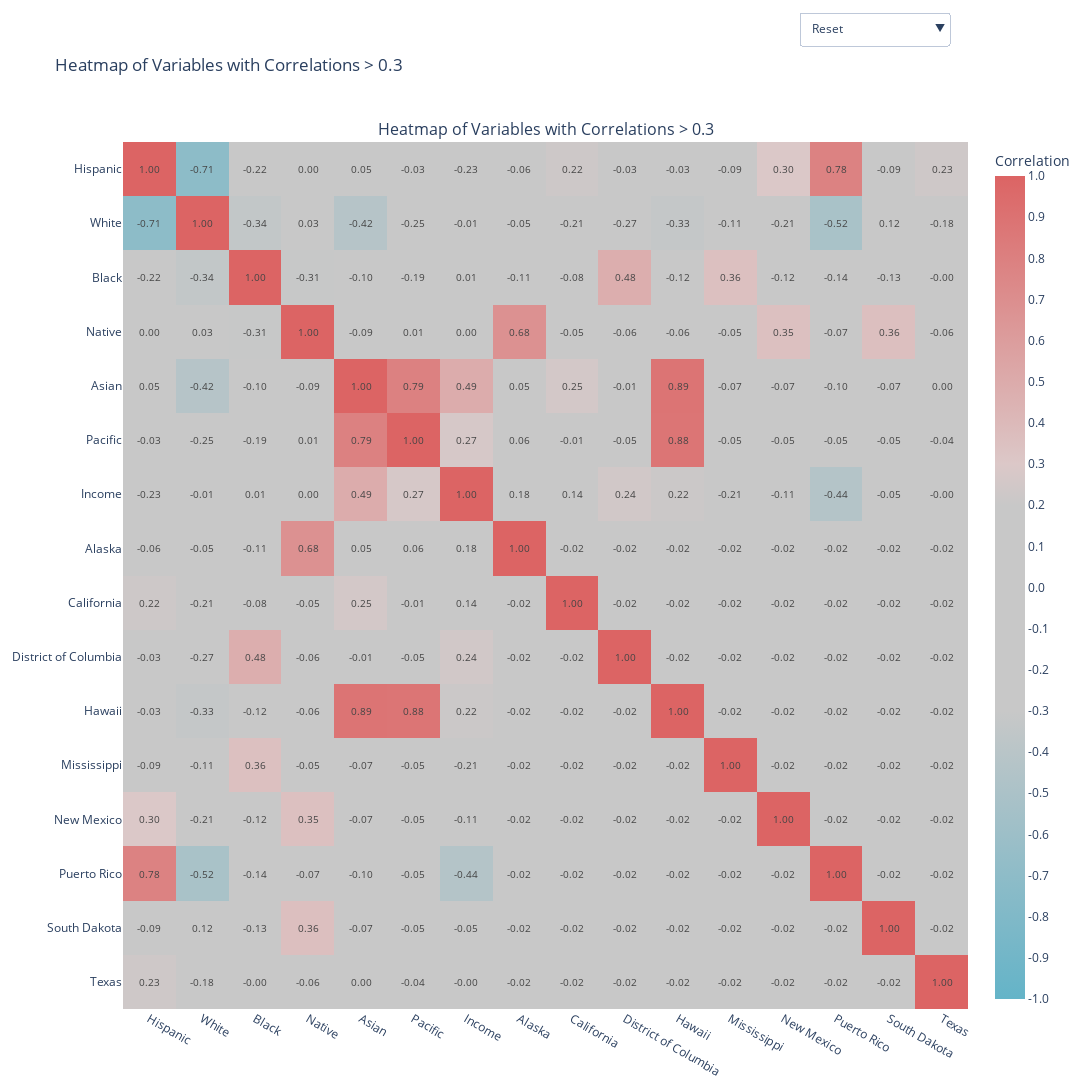

This figure's notebook cell:
### Code cell
create_corr_heatmap(us_census_numerical, threshold=0.3, columns=None, cell_size=70, ignoreone=True)

### Figure 1 — Plotly figure (JSON) as saved in the notebook; plotly's stock layout.template omitted (floating-point values rounded to 4 significant figures; data arrays with more than 128 entries replaced by an {"elided": "..."} marker saying what was removed)
{"data": [{"colorbar": {"tickmode": "array", "ticktext": ["-1.0", "-0.9", "-0.8", "-0.7", "-0.6", "-0.5", "-0.4", "-0.3", "-0.2", "-0.1", "0.0", "0.1", "0.2", "0.3", "0.4", "0.5", "0.6", "0.7", "0.8", "0.9", "1.0"], "tickvals": [-1, -0.9, -0.8, -0.7, -0.6, -0.5, -0.4, -0.3, -0.2, -0.1, 0, 0.1, 0.2, 0.3, 0.4, 0.5, 0.6, 0.7, 0.8, 0.9, 1], "title": {"side": "top", "text": "Correlation"}}, "colorscale": [[0, "rgb(100, 180, 200)"], [0.05, "rgb(114, 182, 200)"], [0.1, "rgb(128, 185, 200)"], [0.15, "rgb(142, 188, 200)"], [0.2, "rgb(157, 191, 200)"], [0.25, "rgb(171, 194, 200)"], [0.3, "rgb(185, 197, 200)"], [0.35, "rgb(200, 200, 200)"], [0.4, "rgb(200,200,200)"], [0.45, "rgb(200,200,200)"], [0.5, "rgb(200,200,200)"], [0.55, "rgb(200,200,200)"], [0.6, "rgb(200,200,200)"], [0.65, "rgb(220, 200, 200)"], [0.7, "rgb(220, 185, 185)"], [0.75, "rgb(220, 171, 171)"], [0.8, "rgb(220, 157, 157)"], [0.85, "rgb(220, 142, 142)"], [0.9, "rgb(220, 128, 128)"], [0.95, "rgb(220, 114, 114)"], [1, "rgb(220, 100, 100)"]], "hoverinfo": "text", "text": {"elided": "16x16 str values"}, "textfont": {"size": 10}, "texttemplate": "%{text}", "type": "heatmap", "x": ["Hispanic", "White", "Black", "Native", "Asian", "Pacific", "Income", "Alaska", "California", "District of Columbia", "Hawaii", "Mississippi", "New Mexico", "Puerto Rico", "South Dakota", "Texas"], "xaxis": "x", "y": ["Hispanic", "White", "Black", "Native", "Asian", "Pacific", "Income", "Alaska", "California", "District of Columbia", "Hawaii", "Mississippi", "New Mexico", "Puerto Rico", "South Dakota", "Texas"], "yaxis": "y", "z": {"elided": "16x16 float values"}, "zmax": 1, "zmid": 0, "zmin": -1}], "layout": {"annotations": [{"font": {"size": 16}, "showarrow": false, "text": "Heatmap of Variables with Correlations > 0.3", "x": 0.5, "xanchor": "center", "xref": "paper", "y": 1, "yanchor": "bottom", "yref": "paper"}], "height": 1120, "title": {"text": "Heatmap of Variables with Correlations > 0.3"}, "updatemenus": [{"buttons": [{"args": [{"y": [["Hispanic", "White", "Black", "Native", "Asian", "Pacific", "Income", "Alaska", "California", "District of Columbia", "Hawaii", "Mississippi", "New Mexico", "Puerto Rico", "South Dakota", "Texas"]], "z": {"elided": "1x16x16 float values"}}, {"layout": {"height": 1120, "width": 1120}}], "label": "Reset", "method": "update"}, {"args": [{"y": ["Hispanic"], "z": [[[1, -0.7094, -0.2165, 0.000186, 0.04692, -0.03039, -0.2323, -0.06131, 0.2242, -0.03165, -0.03146, -0.08924, 0.2969, 0.7847, -0.0856, 0.2311]]]}, {"layout": {"height": 70, "width": 1120}}], "label": "Hispanic", "method": "update"}, {"args": [{"y": ["White"], "z": [[[-0.7094, 1, -0.3413, 0.02721, -0.4248, -0.2509, -0.01326, -0.04932, -0.21, -0.2653, -0.3279, -0.1085, -0.2062, -0.5163, 0.1183, -0.1753]]]}, {"layout": {"height": 70, "width": 1120}}], "label": "White", "method": "update"}, {"args": [{"y": ["Black"], "z": [[[-0.2165, -0.3413, 1, -0.3099, -0.1024, -0.1913, 0.008675, -0.1096, -0.07548, 0.4799, -0.1192, 0.356, -0.1227, -0.1428, -0.1268, -0.003555]]]}, {"layout": {"height": 70, "width": 1120}}], "label": "Black", "method": "update"}, {"args": [{"y": ["Native"], "z": [[[0.000186, 0.02721, -0.3099, 1, -0.08942, 0.01136, 0.003762, 0.6827, -0.05234, -0.062, -0.06475, -0.05326, 0.3543, -0.07119, 0.3621, -0.05924]]]}, {"layout": {"height": 70, "width": 1120}}], "label": "Native", "method": "update"}, {"args": [{"y": ["Asian"], "z": [[[0.04692, -0.4248, -0.1024, -0.08942, 1, 0.7895, 0.4898, 0.0487, 0.2538, -0.007153, 0.8889, -0.07461, -0.06516, -0.09619, -0.07083, 0.0006719]]]}, {"layout": {"height": 70, "width": 1120}}], "label": "Asian", "method": "update"}, {"args": [{"y": ["Pacific"], "z": [[[-0.03039, -0.2509, -0.1913, 0.01136, 0.7895, 1, 0.2712, 0.06266, -0.01244, -0.0463, 0.8772, -0.04735, -0.04524, -0.04947, -0.04524, -0.04206]]]}, {"layout": {"height": 70, "width": 1120}}], "label": "Pacific", "method": "update"}, {"args": [{"y": ["Income"], "z": [[[-0.2323, -0.01326, 0.008675, 0.003762, 0.4898, 0.2712, 1, 0.1796, 0.1411, 0.2432, 0.2158, -0.2117, -0.1069, -0.438, -0.05123, -0.000599]]]}, {"layout": {"height": 70, "width": 1120}}], "label": "Income", "method": "update"}, {"args": [{"y": ["Alaska"], "z": [[[-0.06131, -0.04932, -0.1096, 0.6827, 0.0487, 0.06266, 0.1796, 1, -0.02, -0.02, -0.02, -0.02, -0.02, -0.02, -0.02, -0.02]]]}, {"layout": {"height": 70, "width": 1120}}], "label": "Alaska", "method": "update"}, {"args": [{"y": ["California"], "z": [[[0.2242, -0.21, -0.07548, -0.05234, 0.2538, -0.01244, 0.1411, -0.02, 1, -0.02, -0.02, -0.02, -0.02, -0.02, -0.02, -0.02]]]}, {"layout": {"height": 70, "width": 1120}}], "label": "California", "method": "update"}, {"args": [{"y": ["District of Columbia"], "z": [[[-0.03165, -0.2653, 0.4799, -0.062, -0.007153, -0.0463, 0.2432, -0.02, -0.02, 1, -0.02, -0.02, -0.02, -0.02, -0.02, -0.02]]]}, {"layout": {"height": 70, "width": 1120}}], "label": "District of Columbia", "method": "update"}, {"args": [{"y": ["Hawaii"], "z": [[[-0.03146, -0.3279, -0.1192, -0.06475, 0.8889, 0.8772, 0.2158, -0.02, -0.02, -0.02, 1, -0.02, -0.02, -0.02, -0.02, -0.02]]]}, {"layout": {"height": 70, "width": 1120}}], "label": "Hawaii", "method": "update"}, {"args": [{"y": ["Mississippi"], "z": [[[-0.08924, -0.1085, 0.356, -0.05326, -0.07461, -0.04735, -0.2117, -0.02, -0.02, -0.02, -0.02, 1, -0.02, -0.02, -0.02, -0.02]]]}, {"layout": {"height": 70, "width": 1120}}], "label": "Mississippi", "method": "update"}, {"args": [{"y": ["New Mexico"], "z": [[[0.2969, -0.2062, -0.1227, 0.3543, -0.06516, -0.04524, -0.1069, -0.02, -0.02, -0.02, -0.02, -0.02, 1, -0.02, -0.02, -0.02]]]}, {"layout": {"height": 70, "width": 1120}}], "label": "New Mexico", "method": "update"}, {"args": [{"y": ["Puerto Rico"], "z": [[[0.7847, -0.5163, -0.1428, -0.07119, -0.09619, -0.04947, -0.438, -0.02, -0.02, -0.02, -0.02, -0.02, -0.02, 1, -0.02, -0.02]]]}, {"layout": {"height": 70, "width": 1120}}], "label": "Puerto Rico", "method": "update"}, {"args": [{"y": ["South Dakota"], "z": [[[-0.0856, 0.1183, -0.1268, 0.3621, -0.07083, -0.04524, -0.05123, -0.02, -0.02, -0.02, -0.02, -0.02, -0.02, -0.02, 1, -0.02]]]}, {"layout": {"height": 70, "width": 1120}}], "label": "South Dakota", "method": "update"}, {"args": [{"y": ["Texas"], "z": [[[0.2311, -0.1753, -0.003555, -0.05924, 0.0006719, -0.04206, -0.000599, -0.02, -0.02, -0.02, -0.02, -0.02, -0.02, -0.02, -0.02, 1]]]}, {"layout": {"height": 70, "width": 1120}}], "label": "Texas", "method": "update"}], "direction": "down", "showactive": true, "x": 0.8, "xanchor": "left", "y": 1.15, "yanchor": "top"}], "width": 1120, "xaxis": {"anchor": "y", "domain": [0, 1], "side": "bottom"}, "yaxis": {"anchor": "x", "autorange": "reversed", "domain": [0, 1], "side": "left"}}}
